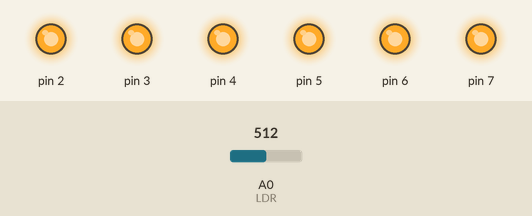
Recording of a sketch running on a simulated Arduino Uno, built with avr-gcc and run on an emulated ATmega328P. Shown: output pins drawn as LEDs (lit = HIGH). The inputs (shaded band) are chosen by the test bench; at power-on: A0 (LDR) = 512.

Above: at 1.2 s.
1.3 s: A0 (LDR) set to 457
2.8 s: A0 (LDR) set to 432
At 4.0 s:
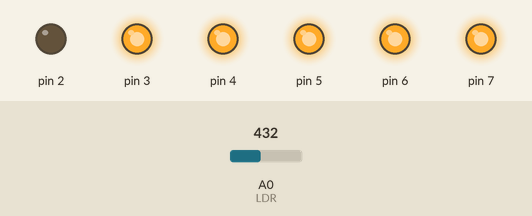
4.3 s: A0 (LDR) set to 388
At 5.3 s:
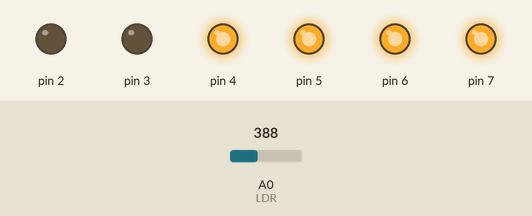
5.8 s: A0 (LDR) set to 363
7.3 s: A0 (LDR) set to 334
At 7.9 s:
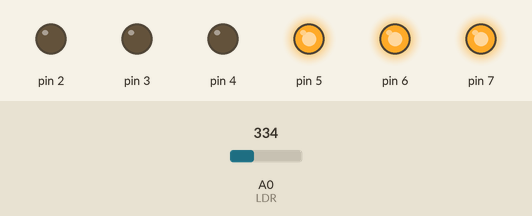
8.8 s: A0 (LDR) set to 360
At 9.1 s:
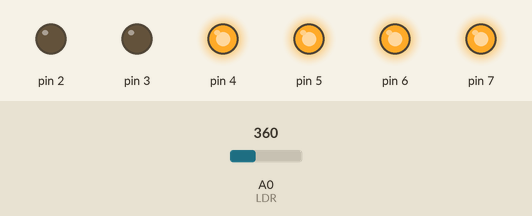
Timing chart, 0 to 11.3 s (numbered marks = the images above; inputs shaded):
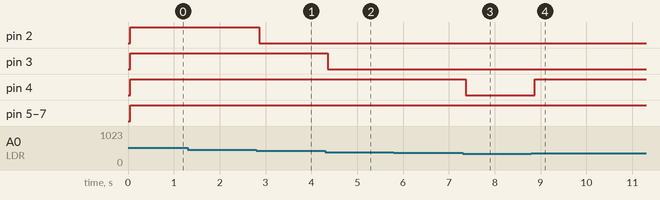

The sketch:

Light_Meter.ino
```cpp
int LightIntensity = 0;     //Integer to save values from LDR

void AllLEDsOFF(){    //Function to turn all LEDs OFF
  digitalWrite(2,LOW);
  digitalWrite(3,LOW);
  digitalWrite(4,LOW);
  digitalWrite(5,LOW);
  digitalWrite(6,LOW);
  digitalWrite(7,LOW);
}

void setup(){
  // Setting pins connected to LEDs as outputs
  pinMode(2,OUTPUT);
  pinMode(3,OUTPUT);
  pinMode(4,OUTPUT);
  pinMode(5,OUTPUT);
  pinMode(6,OUTPUT);
  pinMode(7,OUTPUT);

  AllLEDsOFF();     //Turning all LEDs OFF
}

void loop() {
  LightIntensity = analogRead(A0);  //Saving values from LDR
  delay(50);      // Waiting for some time
  if(LightIntensity > 450){ //All LEDs ON if value is above 450
    digitalWrite(2,HIGH);
    digitalWrite(3,HIGH);
    digitalWrite(4,HIGH);
    digitalWrite(5,HIGH);
    digitalWrite(6,HIGH);
    digitalWrite(7,HIGH);
  }
  else if(LightIntensity > 400){//5 LEDs ON if value is above 400
    digitalWrite(2,LOW);
    digitalWrite(3,HIGH);
    digitalWrite(4,HIGH);
    digitalWrite(5,HIGH);
    digitalWrite(6,HIGH);
    digitalWrite(7,HIGH);
  }
  else if(LightIntensity > 350){//4 LEDs ON if value is above 350
    digitalWrite(2,LOW);
    digitalWrite(3,LOW);
    digitalWrite(4,HIGH);
    digitalWrite(5,HIGH);
    digitalWrite(6,HIGH);
    digitalWrite(7,HIGH);
  }

  else if(LightIntensity > 300){//3 LEDs ON if value is above 300
    digitalWrite(2,LOW);
    digitalWrite(3,LOW);
    digitalWrite(4,LOW);
    digitalWrite(5,HIGH);
    digitalWrite(6,HIGH);
    digitalWrite(7,HIGH);
  }
  else if(LightIntensity > 250){//2 LEDs ON if value is above 250
    digitalWrite(2,LOW);
    digitalWrite(3,LOW);
    digitalWrite(4,LOW);
    digitalWrite(5,LOW);
    digitalWrite(6,HIGH);
    digitalWrite(7,HIGH);
  }
  else if(LightIntensity > 200){//1 LEDs ON if value is above 200
    digitalWrite(2,LOW);
    digitalWrite(3,LOW);
    digitalWrite(4,LOW);
    digitalWrite(5,LOW);
    digitalWrite(6,LOW);
    digitalWrite(7,HIGH);
  }
  else{
    AllLEDsOFF();        //All LEDs OFF if value not above 200
  }
}
```

Measured:
- the behaviour switches between 451 and 450 on A0 (LDR) (found by bisection; images 0 and 1)
- the behaviour switches between 401 and 400 on A0 (LDR) (found by bisection; images 1 and 2)
- the behaviour switches between 351 and 350 on A0 (LDR) (found by bisection; images 2 and 3)
- after the input at 1.3 s, every drawn part: stays the same
- after the input at 2.8 s, pin 2: HIGH → LOW after 0.06 s
- after the input at 4.3 s, pin 3: HIGH → LOW after 0.06 s
- after the input at 5.8 s, every drawn part: stays the same
- after the input at 7.3 s, pin 4: HIGH → LOW after 0.07 s
- after the input at 8.8 s, pin 4: LOW → HIGH after 0.07 s
